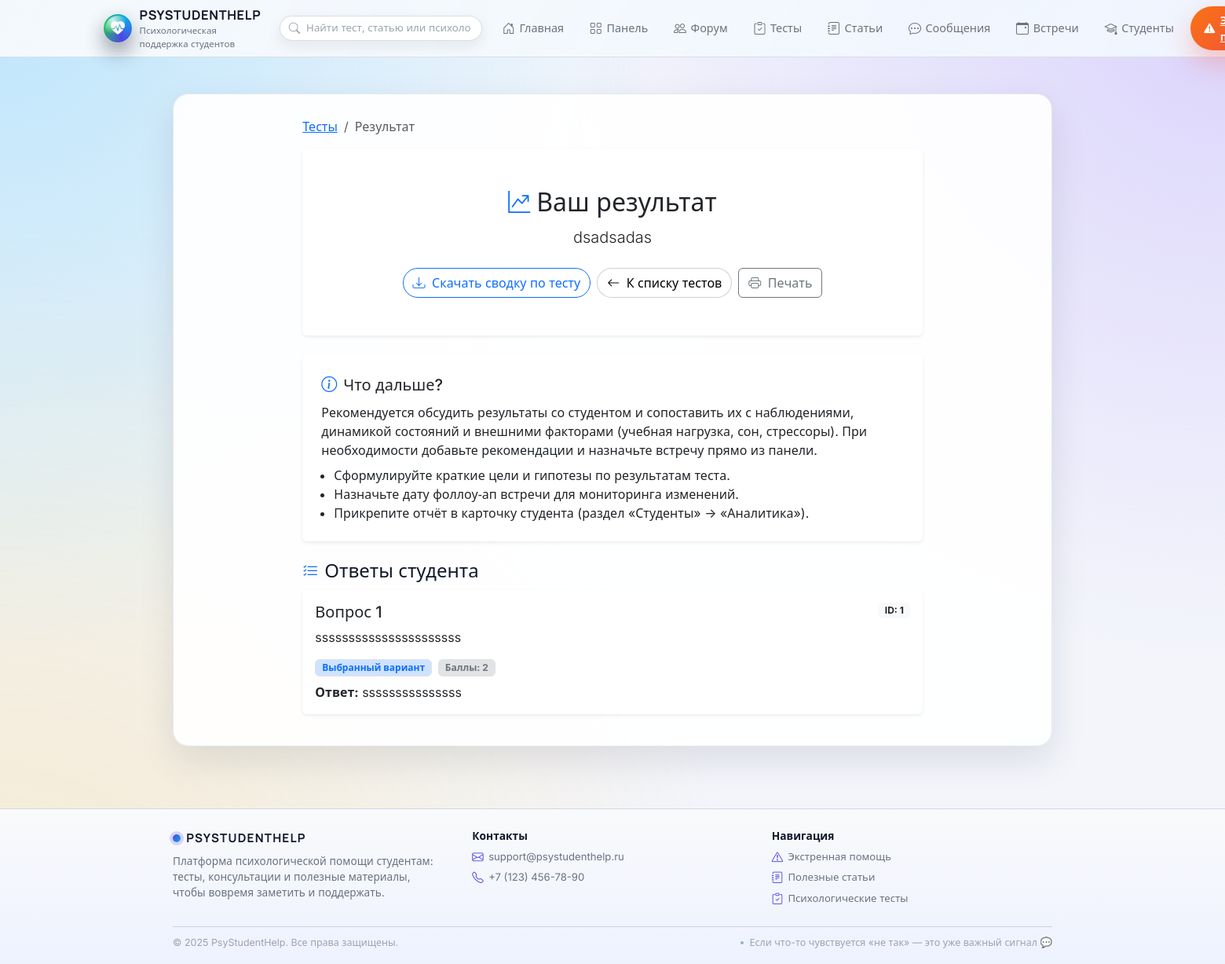
The page /test_result/1 (signed in) on the database its author committed.
### models.py (models this page shows)
class TestResult(db.Model):
    __tablename__ = 'test_result'
    id = db.Column(db.Integer, primary_key=True)
    user_id = db.Column(db.Integer, db.ForeignKey('user.id'), nullable=False)
    test_id = db.Column(db.Integer, db.ForeignKey('test.id'), nullable=False)
    score = db.Column(db.Integer)
    result_text = db.Column(db.Text)
    language = db.Column(db.String(5))
    created_at = db.Column(db.DateTime, default=datetime.utcnow)
    answers = db.relationship(
        'TestAnswer',
        backref='test_result',
        lazy=True,
        cascade='all, delete-orphan',
    )

class TestAnswer(db.Model):
    __tablename__ = 'test_answer'
    id = db.Column(db.Integer, primary_key=True)
    test_result_id = db.Column(db.Integer, db.ForeignKey('test_result.id'), nullable=False)
    question_id = db.Column(db.Integer, db.ForeignKey('question.id'), nullable=False)
    answer_text = db.Column(db.Text)
    option_id = db.Column(db.Integer, db.ForeignKey('question_option.id'))
    option = db.relationship('QuestionOption')

class Question(db.Model):
    __tablename__ = 'question'
    id = db.Column(db.Integer, primary_key=True)
    text = db.Column(db.Text, nullable=False)   # RU
    text_kk = db.Column(db.Text)               # KZ
    test_id = db.Column(db.Integer, db.ForeignKey('test.id'), nullable=False)
    question_type = db.Column(db.String(20), nullable=False)
    options = db.relationship(
        'QuestionOption',
        backref='question',
        lazy=True,
        cascade='all, delete-orphan',
    )
    answers = db.relationship(
        'TestAnswer',
        backref='question',
        lazy=True,
        cascade='all, delete-orphan',
    )

class QuestionOption(db.Model):
    __tablename__ = 'question_option'
    id = db.Column(db.Integer, primary_key=True)
    text = db.Column(db.String(200), nullable=False)  # RU
    text_kk = db.Column(db.String(200))              # KZ
    question_id = db.Column(db.Integer, db.ForeignKey('question.id'), nullable=False)
    score = db.Column(db.Integer)

### flask_app.py (the view)
@app.route('/test_result/<int:result_id>')
@login_required
def test_result(result_id):
    result = TestResult.query.get_or_404(result_id)
    if is_student() and result.user_id != current_user.id:
        flash('У вас нет прав для просмотра этого результата', 'danger')
        return redirect(url_for('tests'))
    if is_psychologist() and result.test.user_id != current_user.id:
        flash('У вас нет прав для просмотра этого результата', 'danger')
        return redirect(url_for('tests'))
    return render_template('test_result.html', result=result)

### admin.py (called while the page is built)
@admin_bp.before_app_request
def _bootstrap_superadmin_once():
    flag = "SUPERADMIN_BOOTSTRAPPED"
    if not current_app.config.get(flag):
        try:
            ensure_initial_superadmin()
        finally:
            current_app.config[flag] = True

### flask_app.py (called while the page is built)
@login_manager.user_loader
def load_user(user_id: str):
    try:
        return User.query.get(int(user_id))
    except (TypeError, ValueError):
        return None

def is_psychologist() -> bool:
    return current_user.is_authenticated and current_user.role == 'psychologist'

def is_student() -> bool:
    return current_user.is_authenticated and current_user.role == 'student'

def get_current_user():
    return current_user if current_user.is_authenticated else None

### templates/test_result.html (shortened to what this page needs)
{% extends "base.html" %}
{% block content %}
<div class="row justify-content-center">
  <div class="col-lg-10 col-xl-9">
    <nav aria-label="breadcrumb" class="mb-3">
      <ol class="breadcrumb">
        <li class="breadcrumb-item"><a href="{{ url_for('tests') }}">Тесты</a></li>
        <li class="breadcrumb-item active" aria-current="page">Результат</li>
      </ol>
    </nav>
    <div class="card border-0 shadow-sm mb-4">
      <div class="card-body p-4 p-lg-5 text-center">
        <div class="d-flex align-items-center justify-content-center gap-2 mb-2">
          <i class="bi bi-graph-up-arrow fs-3 text-primary"></i>
          <h2 class="mb-0">Ваш результат</h2>
        </div>
        {% if is_psychologist() %}
          {% set max_score = 0 %}
          {% if result.test and result.test.interpretations %}
            {% for it in result.test.interpretations %}
              {% if it.max_score > max_score %}{% set max_score = it.max_score %}{% endif %}
            {% endfor %}
          {% endif %}
          <p class="lead mb-0">{{ result.result_text }}</p>
        {% endif %}
        <div class="d-flex flex-wrap justify-content-center gap-2 mt-4">
          {% if is_psychologist() %}
            <a class="btn btn-outline-primary" href="{{ url_for('download_test_results', test_id=result.test_id) }}">
              <i class="bi bi-download me-1"></i> Скачать сводку по тесту
            </a>
          {% endif %}
          <a class="btn btn-light" href="{{ url_for('tests') }}">
            <i class="bi bi-arrow-left me-1"></i> К списку тестов
          </a>
          <button class="btn btn-outline-secondary" onclick="window.print()">
            <i class="bi bi-printer me-1"></i> Печать
          </button>
        </div>
      </div>
    </div>
    <div class="card border-0 shadow-sm mb-4">
      <div class="card-body p-4">
        <div class="d-flex align-items-center gap-2 mb-2">
          <i class="bi bi-info-circle fs-5 text-primary"></i>
          <h5 class="mb-0">Что дальше?</h5>
        </div>
        {% if is_psychologist() %}
          <p class="mb-2">Рекомендуется обсудить результаты со студентом и сопоставить их с наблюдениями, динамикой состояний и внешними факторами (учебная нагрузка, сон, стрессоры). При необходимости добавьте рекомендации и назначьте встречу прямо из панели.</p>
          <ul class="mb-0 ps-3">
            <li>Сформулируйте краткие цели и гипотезы по результатам теста.</li>
            <li>Назначьте дату фоллоу‑ап встречи для мониторинга изменений.</li>
            <li>Прикрепите отчёт в карточку студента (раздел «Студенты» → «Аналитика»).</li>
          </ul>
        {% endif %}
      </div>
    </div>
    {% if is_psychologist() %}
      <div class="d-flex align-items-center gap-2 mb-2">
        <i class="bi bi-list-check fs-5 text-primary"></i>
        <h4 class="mb-0">Ответы студента</h4>
      </div>
      {% for answer in result.answers %}
        <div class="card mb-3 border-0 shadow-sm">
          <div class="card-body">
            <div class="d-flex justify-content-between align-items-start mb-2">
              <h5 class="card-title mb-0">Вопрос {{ loop.index }}</h5>
              <span class="badge bg-light text-dark">ID: {{ answer.question_id }}</span>
            </div>
            <p class="card-text">{{ answer.question.text }}</p>
            {% if answer.option %}
              <div class="d-flex align-items-center gap-2 flex-wrap">
                <span class="badge bg-primary-subtle text-primary border">Выбранный вариант</span>
                <span class="badge bg-secondary-subtle text-secondary border">Баллы: {{ answer.option.score or 0 }}</span>
              </div>
              <p class="mt-2 mb-0"><strong>Ответ:</strong> {{ answer.option.text }}</p>
            {% elif answer.answer_text %}
              <p class="mb-0"><strong>Ответ (текст):</strong> {{ answer.answer_text }}</p>
            {% else %}
              <p class="text-muted mb-0">Ответ не указан.</p>
            {% endif %}
          </div>
        </div>
      {% endfor %}
    {% else %}
      <div class="alert alert-info mt-3">
        Ответы на вопросы сохраняются в системе и доступны вашему психологу для анализа. При необходимости он свяжется с вами для обратной связи.
      </div>
    {% endif %}
  </div>
</div>
{% endblock %}

### static/css/style.css (style rules this page uses)
:root { --app-bg: #f3f5fb; --app-bg-alt: #e9edf9; --app-bg-soft: #f9fafb; --app-surface: #ffffff; --app-surface-soft: rgba(255, 255, 255, 0.92); --app-border-subtle: rgba(148, 163, 184, 0.25); --app-border-strong: rgba(15, 23, 42, 0.12); --app-primary: #4f46e5; --app-primary-soft: rgba(79, 70, 229, 0.09); --app-primary-strong: #4338ca; --app-accent: #f97316; --app-accent-soft: rgba(249, 115, 22, 0.08); --app-success: #22c55e; --app-danger: #ef4444; --app-warning: #eab308; --app-info: #0ea5e9; --app-text-main: #0f172a; --app-text-muted: #6b7280; --app-text-soft: #9ca3af; --app-radius-xl: 26px; --app-radius-lg: 20px; --app-radius-md: 14px; --app-radius-sm: 10px; --app-radius-pill: 999px; --app-shadow-soft: 0 18px 45px rgba(15, 23, 42, 0.10); --app-shadow-elevated: 0 28px 70px rgba(15, 23, 42, 0.18); --app-shadow-subtle: 0 10px 30px rgba(15, 23, 42, 0.06); --app-header-height: 72px; --app-transition-fast: 0.16s ease-out; --app-transition-med: 0.22s ease-out; }
*, *::before, *::after { box-sizing: border-box; }
html { scroll-behavior: smooth; }
body.app-shell { margin: 0; min-height: 100vh; display: flex; flex-direction: column; background: radial-gradient(circle at 0% 0%, rgba(125, 211, 252, 0.45) 0, transparent 42%), radial-gradient(circle at 100% 0%, rgba(196, 181, 253, 0.5) 0, transparent 42%), radial-gradient(circle at 0% 100%, rgba(251, 191, 36, 0.2) 0, transparent 48%), var(--app-bg); font-family: "Inter", system-ui, -apple-system, BlinkMacSystemFont, "Segoe UI", sans-serif; color: var(--app-text-main); }
.btn-outline-primary { border-radius: 999px; }
.btn-light { border-radius: 999px; border-color: rgba(148, 163, 184, 0.5); background-color: #ffffff; }

### rows shown on the page
TestResult: result_text "dsadsadas"
TestAnswer: question_id "1", question.text "ssssssssssssssssssssss", option "2", option.text "sssssssssssssss"

### other values the page prints
{{ 2025 }} "2025"
